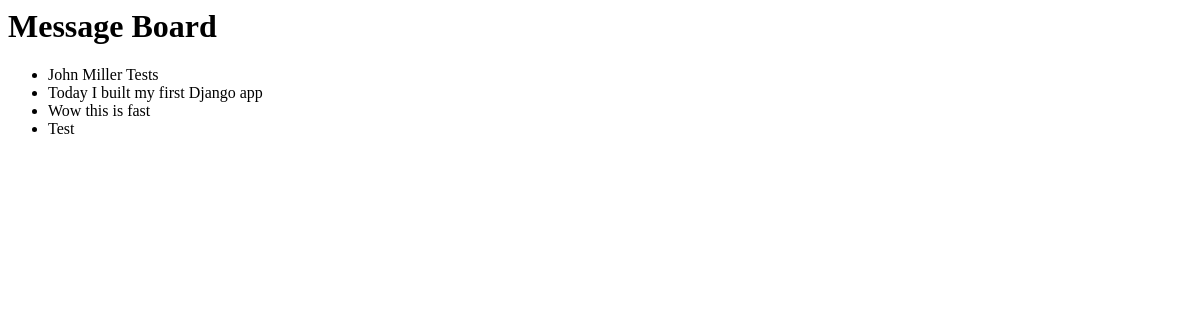
Before: / with the older database file.
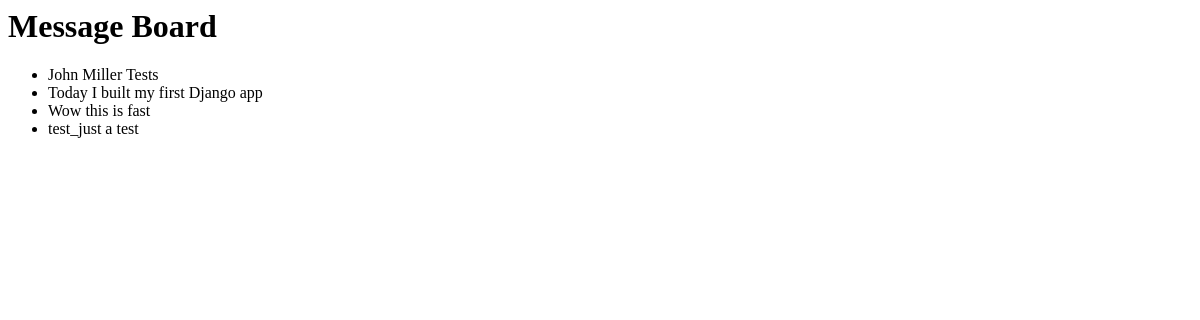
After: the same page with the newer database file.
### posts/models.py (models this page shows, shortened)
class Post(models.Model):
    text = models.TextField()

### posts/views.py (the view)
# urls.py: path('', HomePageView.as_view(), name='home')
class HomePageView(ListView):
    model = Post
    template_name = 'home.html'
    context_object_name = 'all_posts_list'

### templates/home.html
<html>
<h1>Message Board</h1>
<ul>
    {% for post in object_list %}
        <li>{{ post.text }}</li>
    {% endfor %}
</ul>
</html>

Changed rows visible on the page:
removed Post: text "Test"
added Post: text "test_just a test"
